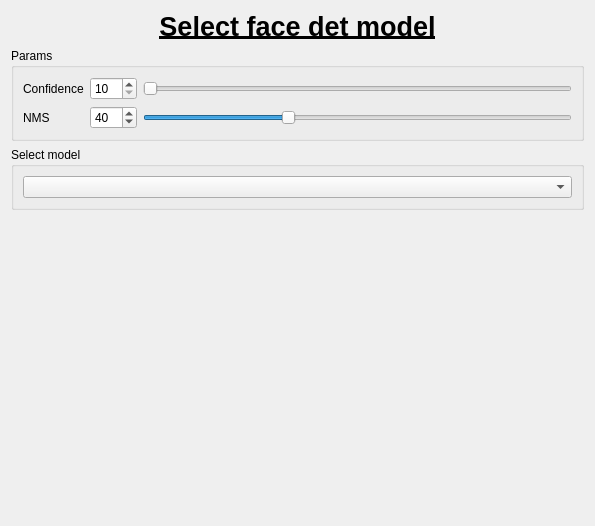
<?xml version="1.0" encoding="UTF-8"?>
<ui version="4.0">
 <class>widget_face_det_model_select</class>
 <widget class="QWidget" name="widget_face_det_model_select">
  <property name="geometry">
   <rect>
    <x>0</x>
    <y>0</y>
    <width>595</width>
    <height>526</height>
   </rect>
  </property>
  <property name="windowTitle">
   <string>Form</string>
  </property>
  <layout class="QVBoxLayout" name="verticalLayout_2">
   <item>
    <widget class="QLabel" name="labelTitle">
     <property name="font">
      <font>
       <pointsize>20</pointsize>
       <bold>true</bold>
       <underline>true</underline>
      </font>
     </property>
     <property name="autoFillBackground">
      <bool>false</bool>
     </property>
     <property name="text">
      <string>Select face det model</string>
     </property>
     <property name="scaledContents">
      <bool>false</bool>
     </property>
     <property name="alignment">
      <set>Qt::AlignCenter</set>
     </property>
    </widget>
   </item>
   <item>
    <widget class="QGroupBox" name="groupBox">
     <property name="title">
      <string>Params</string>
     </property>
     <layout class="QGridLayout" name="gridLayout">
      <item row="0" column="0">
       <widget class="QLabel" name="labelConfidence">
        <property name="text">
         <string>Confidence</string>
        </property>
       </widget>
      </item>
      <item row="0" column="1">
       <widget class="QSpinBox" name="spinBoxConfidence">
        <property name="minimum">
         <number>10</number>
        </property>
       </widget>
      </item>
      <item row="0" column="2">
       <widget class="QSlider" name="horizontalSliderConfidence">
        <property name="minimum">
         <number>10</number>
        </property>
        <property name="orientation">
         <enum>Qt::Horizontal</enum>
        </property>
       </widget>
      </item>
      <item row="1" column="0">
       <widget class="QLabel" name="labelNMS">
        <property name="text">
         <string>NMS</string>
        </property>
       </widget>
      </item>
      <item row="1" column="1">
       <widget class="QSpinBox" name="spinBoxNMS">
        <property name="minimum">
         <number>10</number>
        </property>
        <property name="maximum">
         <number>100</number>
        </property>
        <property name="value">
         <number>40</number>
        </property>
       </widget>
      </item>
      <item row="1" column="2">
       <widget class="QSlider" name="horizontalSliderNMS">
        <property name="minimum">
         <number>10</number>
        </property>
        <property name="maximum">
         <number>100</number>
        </property>
        <property name="value">
         <number>40</number>
        </property>
        <property name="orientation">
         <enum>Qt::Horizontal</enum>
        </property>
       </widget>
      </item>
     </layout>
    </widget>
   </item>
   <item>
    <widget class="QGroupBox" name="groupBox_2">
     <property name="title">
      <string>Select model</string>
     </property>
     <layout class="QVBoxLayout" name="verticalLayout">
      <item>
       <widget class="QComboBox" name="comboBoxSelectModel"/>
      </item>
     </layout>
    </widget>
   </item>
   <item>
    <spacer name="verticalSpacer">
     <property name="orientation">
      <enum>Qt::Vertical</enum>
     </property>
     <property name="sizeHint" stdset="0">
      <size>
       <width>20</width>
       <height>307</height>
      </size>
     </property>
    </spacer>
   </item>
  </layout>
 </widget>
 <resources/>
 <connections>
  <connection>
   <sender>spinBoxConfidence</sender>
   <signal>valueChanged(int)</signal>
   <receiver>horizontalSliderConfidence</receiver>
   <slot>setValue(int)</slot>
   <hints>
    <hint type="sourcelabel">
     <x>124</x>
     <y>98</y>
    </hint>
    <hint type="destinationlabel">
     <x>214</x>
     <y>98</y>
    </hint>
   </hints>
  </connection>
  <connection>
   <sender>horizontalSliderConfidence</sender>
   <signal>valueChanged(int)</signal>
   <receiver>spinBoxConfidence</receiver>
   <slot>setValue(int)</slot>
   <hints>
    <hint type="sourcelabel">
     <x>214</x>
     <y>98</y>
    </hint>
    <hint type="destinationlabel">
     <x>124</x>
     <y>98</y>
    </hint>
   </hints>
  </connection>
  <connection>
   <sender>spinBoxNMS</sender>
   <signal>valueChanged(int)</signal>
   <receiver>horizontalSliderNMS</receiver>
   <slot>setValue(int)</slot>
   <hints>
    <hint type="sourcelabel">
     <x>115</x>
     <y>118</y>
    </hint>
    <hint type="destinationlabel">
     <x>148</x>
     <y>115</y>
    </hint>
   </hints>
  </connection>
  <connection>
   <sender>horizontalSliderNMS</sender>
   <signal>valueChanged(int)</signal>
   <receiver>spinBoxNMS</receiver>
   <slot>setValue(int)</slot>
   <hints>
    <hint type="sourcelabel">
     <x>145</x>
     <y>124</y>
    </hint>
    <hint type="destinationlabel">
     <x>114</x>
     <y>122</y>
    </hint>
   </hints>
  </connection>
 </connections>
</ui>
